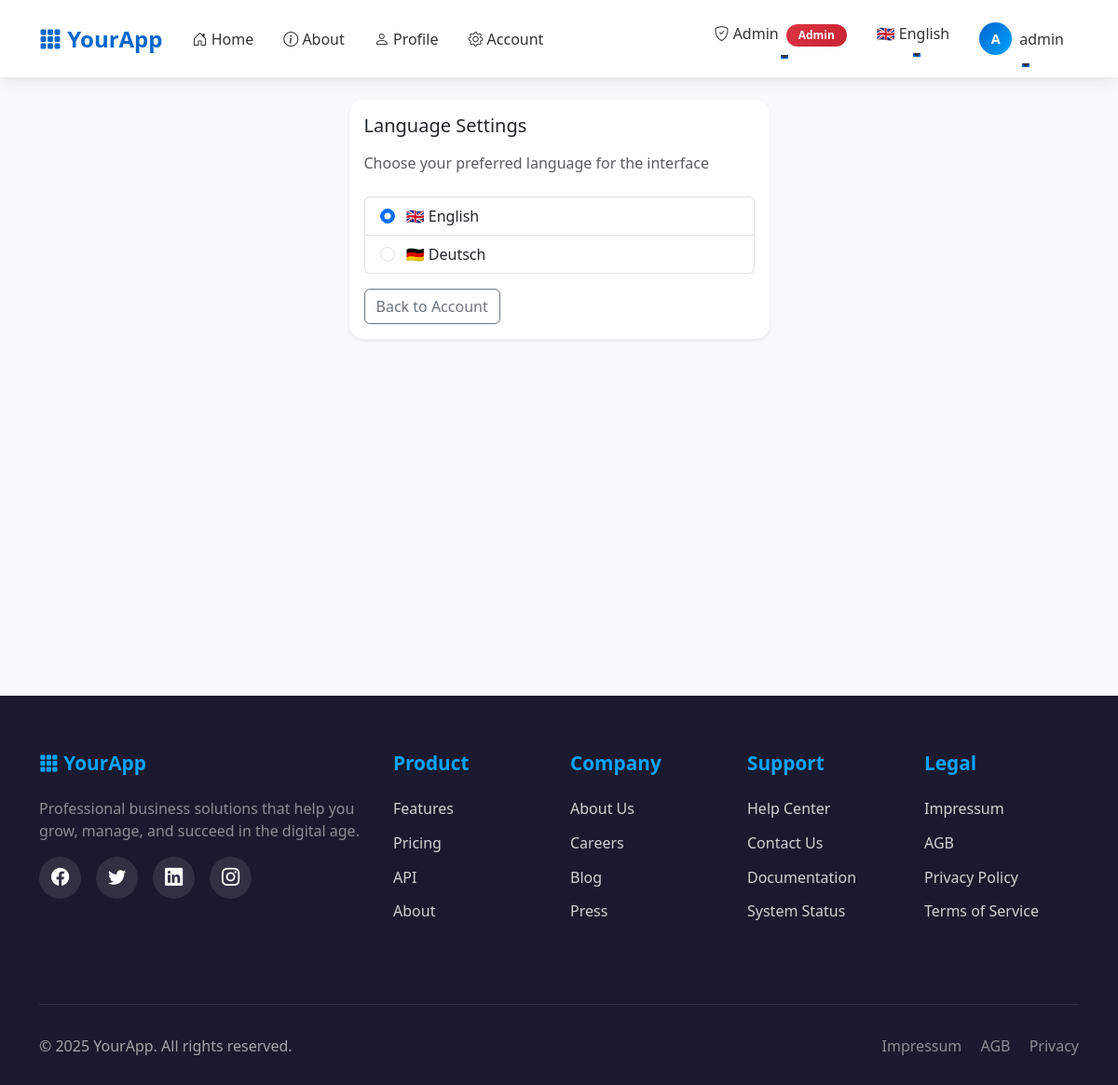
/account/language (signed in), run on an earlier commit of the app's database.
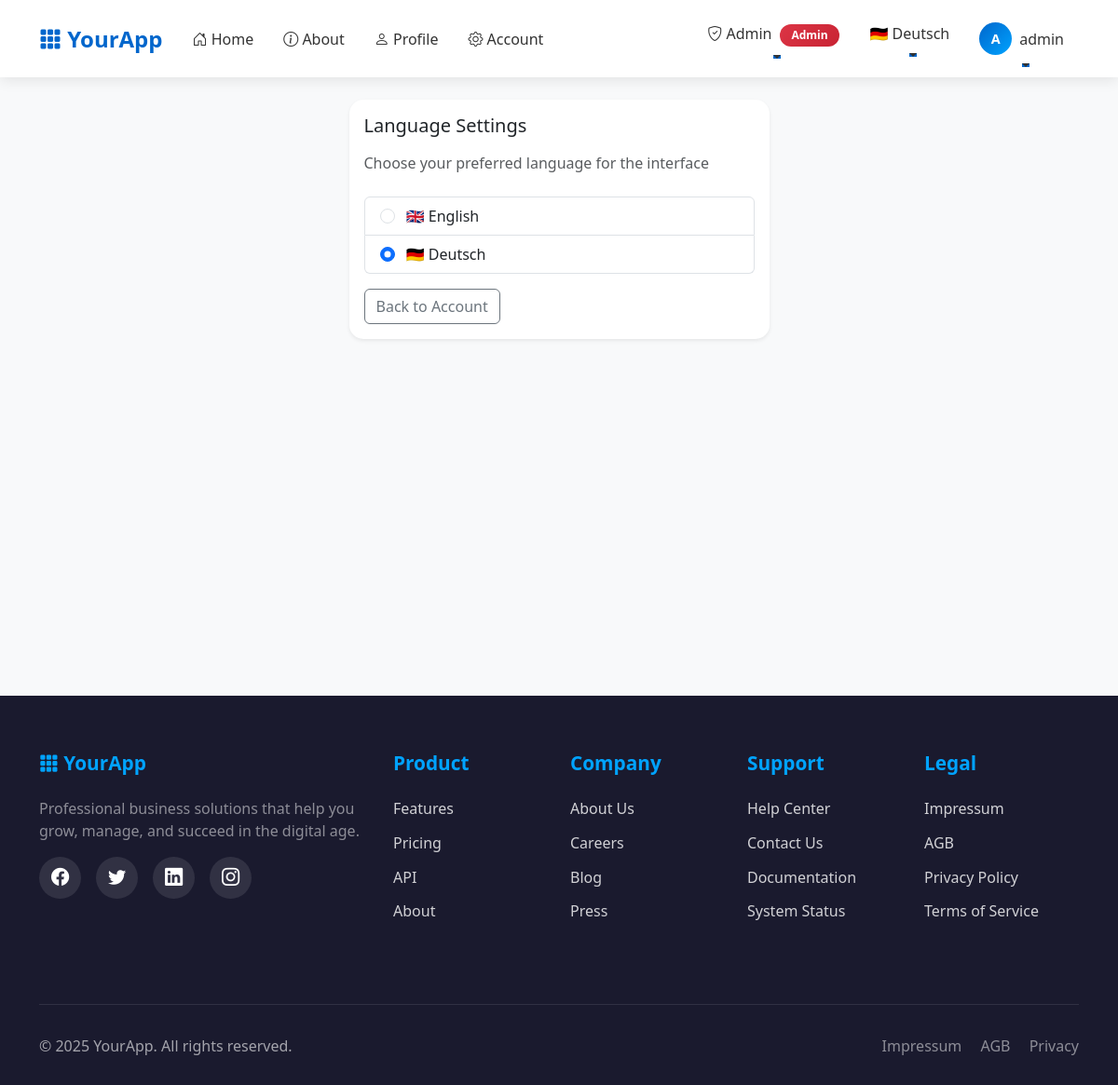
And on a later commit of the database.
### app/models/user.py (models this page shows, shortened)
class User(UserMixin, db.Model):
    id = db.Column(db.Integer, primary_key=True)
    email = db.Column(db.String(255), unique=True, nullable=False, index=True)
    language = db.Column(db.String(5), default='en')
    role = db.Column(db.String(20), nullable=False, default='user', index=True)
    password_hash = db.Column(db.String(255), nullable=False)
    created_at = db.Column(db.DateTime, default=datetime.utcnow, nullable=False)
    confirmed_at = db.Column(db.DateTime, nullable=True)
    is_active = db.Column(db.Boolean, default=True, nullable=False, index=True)
    plan_id = db.Column(db.Integer, db.ForeignKey('plan.id'), nullable=True)
    plan = db.relationship('Plan', back_populates='users')
    plan_subscribed_at = db.Column(db.DateTime, nullable=True)
    billing = db.relationship("BillingProfile", uselist=False, back_populates="user", cascade="all, delete-orphan")
    api_keys = db.relationship("APIKey", back_populates="user", cascade="all, delete-orphan", lazy='dynamic')
    @property
    def is_authenticated(self):
        return True

### app/blueprints/account/routes.py (the view, shortened to what this page needs)
@bp.route('/language', methods=['GET', 'POST'])
@login_required
def change_language():
    return render_template('account/language.html')

### app/__init__.py (called while the page is built)
def get_locale():
    from flask_login import current_user
    if current_user.is_authenticated and hasattr(current_user, 'language'):
        return current_user.language
    from flask import current_app
    return request.accept_languages.best_match(current_app.config['BABEL_SUPPORTED_LOCALES'])

### app/context_helpers.py (called while the page is built)
def register_context_processors(app):
    @app.context_processor
    def utility_processor():
        def has_endpoint(name: str) -> bool:
            return name in current_app.view_functions
        return dict(has_endpoint=has_endpoint)

### app/templates/account/language.html (shortened to what this page needs)
{% extends "base.html" %}
{% block content %}
<div class="row justify-content-center">
  <div class="col-12 col-md-6 col-lg-5">
    <div class="card shadow-sm">
      <div class="card-body">
        <h1 class="h5 mb-3">{{ _('Language Settings') }}</h1>
        <p class="text-muted mb-4">{{ _('Choose your preferred language for the interface') }}</p>
        <form method="POST">
          <div class="list-group mb-3">
            <label class="list-group-item">
              <input class="form-check-input me-2" type="radio" name="language" value="en"
                     {% if current_user.language == 'en' %}checked{% endif %}
                     onchange="this.form.submit()">
              🇬🇧 English
            </label>
            <label class="list-group-item">
              <input class="form-check-input me-2" type="radio" name="language" value="de"
                     {% if current_user.language == 'de' %}checked{% endif %}
                     onchange="this.form.submit()">
              🇩🇪 Deutsch
            </label>
          </div>
        </form>
        <div class="mt-3">
          <a href="{{ url_for('account.overview') }}" class="btn btn-outline-secondary">{{ _('Back to Account') }}</a>
        </div>
      </div>
    </div>
  </div>
</div>
{% endblock %}

### app/templates/base.html (shortened to what this page needs)
<!doctype html>
<html lang="en">
<head>
    <link href="https://cdn.jsdelivr.net/npm/bootstrap@5.3.3/dist/css/bootstrap.min.css" rel="stylesheet">
    <link rel="stylesheet" href="https://cdn.jsdelivr.net/npm/bootstrap-icons@1.11.0/font/bootstrap-icons.css">
    <link href="{{ url_for('static', filename='css/app.css') }}" rel="stylesheet">
</head>
<body>
    <nav class="navbar navbar-expand-lg navbar-light sticky-top">
        <div class="container">
            <a class="navbar-brand" href="{{ url_for('main.index') }}">
                <i class="bi bi-grid-3x3-gap-fill"></i> YourApp
            </a>
            <div class="collapse navbar-collapse" id="navbarNav">
                <ul class="navbar-nav me-auto">
                    <li class="nav-item">
                        <a class="nav-link" href="{{ url_for('main.index') }}">
                            <i class="bi bi-house-door"></i> {{ _('Home') }}
                        </a>
                    </li>
                    <li class="nav-item">
                        <a class="nav-link" href="{{ url_for('main.about') }}">
                            <i class="bi bi-info-circle"></i> {{ _('About') }}
                        </a>
                    </li>
                    {% if current_user.is_authenticated %}
                    <li class="nav-item">
                        <a class="nav-link" href="{{ url_for('main.profile') }}">
                            <i class="bi bi-person"></i> {{ _('Profile') }}
                        </a>
                    </li>
                    <li class="nav-item">
                        <a class="nav-link" href="{{ url_for('account.overview') }}">
                            <i class="bi bi-gear"></i> {{ _('Account') }}
                        </a>
                    </li>
                    {% endif %}
                </ul>
                <ul class="navbar-nav">
                    {% if current_user.is_authenticated %}
                        {% if current_user.role == 'admin' %}
                        <li class="nav-item dropdown">
                            <a class="nav-link dropdown-toggle" href="#" id="adminDropdown" role="button"
                               data-bs-toggle="dropdown" aria-expanded="false">
                                <i class="bi bi-shield-check"></i> {{ _('Admin') }}
                                <span class="badge badge-admin ms-1">Admin</span>
                            </a>
                        </li>
                        {% endif %}
                        <li class="nav-item dropdown language-dropdown">
                            <a class="nav-link dropdown-toggle" href="#" id="languageDropdown" role="button"
                               data-bs-toggle="dropdown" aria-expanded="false">
                                {% if current_user.language == 'de' %}
                                    🇩🇪 Deutsch
                                {% else %}
                                    🇬🇧 English
                                {% endif %}
                            </a>
                        </li>
                        <li class="nav-item dropdown">
                            <a class="nav-link dropdown-toggle d-flex align-items-center" href="#" id="userDropdown"
                               role="button" data-bs-toggle="dropdown" aria-expanded="false">
                                <div class="user-avatar me-2">
                                    {{ current_user.email[0]|upper }}
                                </div>
                                <span class="d-none d-lg-inline">{{ current_user.email.split('@')[0] }}</span>
                            </a>
                        </li>
                    {% endif %}
                </ul>
            </div>
        </div>
    </nav>
    <main class="py-4">
        <div class="container">
            {% block content %}{% endblock %}
        </div>
    </main>
    <footer class="footer">
        <div class="container">
            <div class="row">
                <div class="col-lg-4 mb-4">
                    <h3 class="footer-title">
                        <i class="bi bi-grid-3x3-gap-fill"></i> YourApp
                    </h3>
                    <p class="text-white-50">Professional business solutions that help you grow, manage, and succeed in the digital age.</p>
                    <div class="social-links">
                        <a href="#" aria-label="Facebook"><i class="bi bi-facebook"></i></a>
                        <a href="#" aria-label="Twitter"><i class="bi bi-twitter"></i></a>
                        <a href="#" aria-label="LinkedIn"><i class="bi bi-linkedin"></i></a>
                        <a href="#" aria-label="Instagram"><i class="bi bi-instagram"></i></a>
                    </div>
                </div>
                <div class="col-lg-2 col-md-6 mb-4">
                    <h4 class="footer-title">Product</h4>
                    <ul class="footer-links">
                        <li><a href="{{ url_for('main.index') }}#features">Features</a></li>
                        <li><a href="{{ url_for('account.view_plan') }}">Pricing</a></li>
                        <li><a href="/api/v1/ping">API</a></li>
                        <li><a href="{{ url_for('main.about') }}">About</a></li>
                    </ul>
                </div>
                <div class="col-lg-2 col-md-6 mb-4">
                    <h4 class="footer-title">Company</h4>
                    <ul class="footer-links">
                        <li><a href="{{ url_for('main.about') }}">About Us</a></li>
                        <li><a href="/careers">Careers</a></li>
                        <li><a href="/blog">Blog</a></li>
                        <li><a href="/press">Press</a></li>
                    </ul>
                </div>
                <div class="col-lg-2 col-md-6 mb-4">
                    <h4 class="footer-title">Support</h4>
                    <ul class="footer-links">
                        <li><a href="/help">Help Center</a></li>
                        <li><a href="/contact">Contact Us</a></li>
                        <li><a href="/docs">Documentation</a></li>
                        <li><a href="/status">System Status</a></li>
                    </ul>
                </div>
                <div class="col-lg-2 col-md-6 mb-4">
                    <h4 class="footer-title">Legal</h4>
                    <ul class="footer-links">
                        <li><a href="/impressum">Impressum</a></li>
                        <li><a href="/agb">AGB</a></li>
                        <li><a href="/privacy">Privacy Policy</a></li>
                        <li><a href="/terms">Terms of Service</a></li>
                    </ul>
                </div>
            </div>
            <div class="footer-bottom">
                <div class="row">
                    <div class="col-md-6 text-center text-md-start mb-3 mb-md-0">
                        <p class="mb-0">&copy; 2025 YourApp. All rights reserved.</p>
                    </div>
                    <div class="col-md-6 text-center text-md-end">
                        <p class="mb-0">
                            <a href="/impressum" class="text-white-50 text-decoration-none me-3">Impressum</a>
                            <a href="/agb" class="text-white-50 text-decoration-none me-3">AGB</a>
                            <a href="/privacy" class="text-white-50 text-decoration-none">Privacy</a>
                        </p>
                    </div>
                </div>
            </div>
        </div>
    </footer>
</body>
</html>

### app/static/css/app.css (style rules this page uses)
.card { border-radius: 1rem; }
footer { background: #fafafa; }

### app/templates/base.html (style rules this page uses)
:root { --primary-color: #0066cc; --secondary-color: #004999; --accent-color: #00a3ff; --dark-bg: #1a1a2e; --light-bg: #f8f9fa; }
body { font-family: 'Segoe UI', Tahoma, Geneva, Verdana, sans-serif; background-color: #f8f9fa; }
.navbar { background: white !important; box-shadow: 0 2px 15px rgba(0, 0, 0, 0.1); padding: 1rem 0; }
.navbar-brand { font-weight: 700; font-size: 1.5rem; color: var(--primary-color) !important; transition: all 0.3s ease; }
.nav-link { font-weight: 500; color: #333 !important; margin: 0 0.5rem; transition: all 0.3s ease; position: relative; }
.nav-link::after { content: ''; position: absolute; bottom: -5px; left: 50%; width: 0; height: 2px; background: var(--primary-color); transition: all 0.3s ease; transform: translateX(-50%); }
main { min-height: calc(100vh - 200px); padding-top: 2rem; padding-bottom: 2rem; }
.card { border: none; border-radius: 15px; box-shadow: 0 5px 20px rgba(0, 0, 0, 0.08); transition: all 0.3s ease; }
.footer { background: var(--dark-bg); color: white; padding: 60px 0 30px; margin-top: 4rem; }
.footer-title { font-size: 1.3rem; font-weight: 600; margin-bottom: 1.5rem; color: var(--accent-color); }
.footer-links { list-style: none; padding: 0; }
.footer-links li { margin-bottom: 0.8rem; }
.footer-links a { color: rgba(255, 255, 255, 0.8); text-decoration: none; transition: all 0.3s ease; display: inline-block; }
.footer-bottom { border-top: 1px solid rgba(255, 255, 255, 0.1); margin-top: 3rem; padding-top: 2rem; text-align: center; color: rgba(255, 255, 255, 0.6); }
.social-links { display: flex; gap: 1rem; margin-top: 1rem; }
.social-links a { width: 45px; height: 45px; border-radius: 50%; background: rgba(255, 255, 255, 0.1); display: flex; align-items: center; justify-content: center; color: white; font-size: 1.2rem; transition: all 0.3s ease; text-decoration: none; }
.user-avatar { width: 35px; height: 35px; border-radius: 50%; background: linear-gradient(135deg, var(--primary-color), var(--accent-color)); display: flex; align-items: center; justify-content: center; color: white; font-weight: 600; font-size: 0.9rem; }
.badge { padding: 0.4rem 0.8rem; border-radius: 50px; font-weight: 600; }
.badge-admin { background: linear-gradient(135deg, #dc3545, #c82333); }
.language-dropdown .dropdown-toggle { display: flex; align-items: center; gap: 0.5rem; }

What changed in the data, as far as the page shows it:
changed User "Home": language "☑ 🇬🇧 English" → "☐ 🇬🇧 English"; language "☐ 🇩🇪 Deutsch" → "☑ 🇩🇪 Deutsch"
Also different on the page:
text no longer shown: "🇬🇧 English"
text now shown: "🇩🇪 Deutsch"
